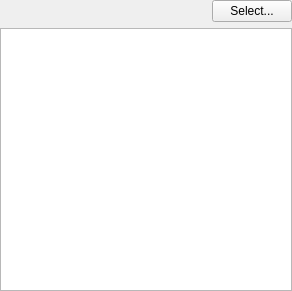
<?xml version="1.0" encoding="UTF-8"?>
<ui version="4.0">
 <class>ASN1FileView</class>
 <widget class="QWidget" name="ASN1FileView">
  <property name="geometry">
   <rect>
    <x>0</x>
    <y>0</y>
    <width>292</width>
    <height>291</height>
   </rect>
  </property>
  <property name="windowTitle">
   <string>Form</string>
  </property>
  <layout class="QGridLayout" name="gridLayout">
   <property name="leftMargin">
    <number>0</number>
   </property>
   <property name="topMargin">
    <number>0</number>
   </property>
   <property name="rightMargin">
    <number>0</number>
   </property>
   <property name="bottomMargin">
    <number>0</number>
   </property>
   <item row="0" column="0">
    <layout class="QHBoxLayout" name="horizontalLayout">
     <item>
      <widget class="QLabel" name="filenameLabel">
       <property name="sizePolicy">
        <sizepolicy hsizetype="Expanding" vsizetype="Preferred">
         <horstretch>0</horstretch>
         <verstretch>0</verstretch>
        </sizepolicy>
       </property>
       <property name="text">
        <string/>
       </property>
      </widget>
     </item>
     <item>
      <widget class="QPushButton" name="selectFileButton">
       <property name="text">
        <string>Select...</string>
       </property>
      </widget>
     </item>
    </layout>
   </item>
   <item row="1" column="0">
    <widget class="QTextEdit" name="textEdit">
     <property name="readOnly">
      <bool>true</bool>
     </property>
    </widget>
   </item>
  </layout>
 </widget>
 <resources/>
 <connections/>
</ui>
